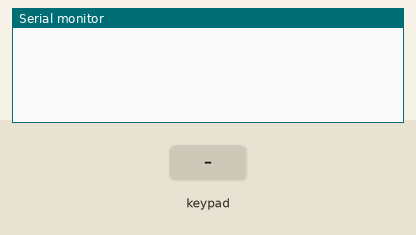
The sketch below on a simulated Arduino Uno, built with avr-gcc and run on an emulated ATmega328P. Shown: the last lines printed to the serial monitor. The inputs (shaded band) are chosen by the test bench.

Above: at 1.2 s.
1.3 s: key '1' pressed
At 1.7 s:
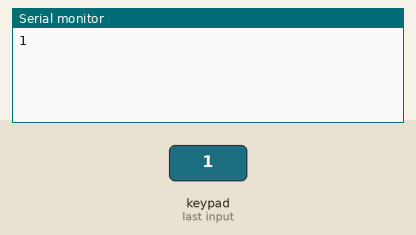
2.8 s: keypad keys 1 2 # pressed 0.4 s apart
At 4.7 s:
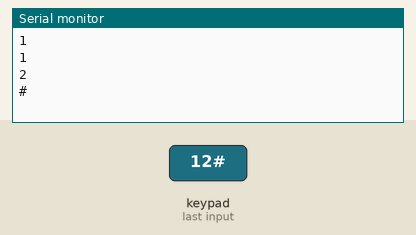
5.5 s: key 'A' pressed
At 6.1 s:
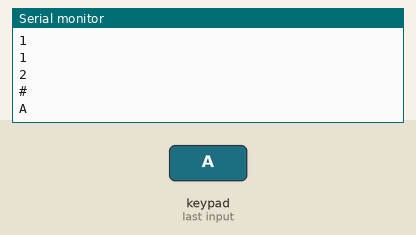
7.0 s: keypad keys 1 2 * pressed 0.4 s apart
At 9.0 s:
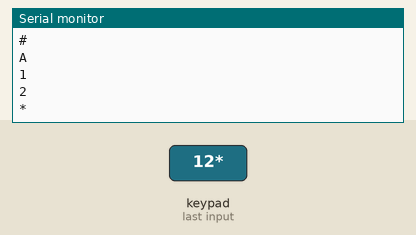
9.7 s: key 'B' pressed
At 10.7 s:
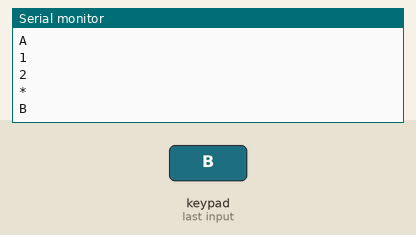
11.2 s: keypad keys 1 2 D pressed 0.4 s apart
At 12.5 s:
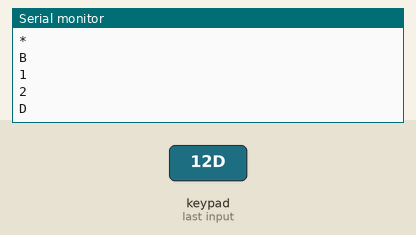

The sketch:

keypad.ino
```cpp
#include "Keypad.h"

//keypad setup
const byte rows = 4;
const byte cols = 4;
char keys[rows][cols] = {
  {'1', '2', '3', 'A'},
  {'4', '5', '6', 'B'},
  {'7', '8', '9', 'C'},
  {'*', '0', '#', 'D'}
};
byte rowPins[rows] {49, 48, 47, 46};
byte colPins[cols] {53, 52, 51, 50};
Keypad keypad1 = Keypad( makeKeymap(keys), rowPins, colPins, rows, cols);

void setup() {
  Serial.begin(9600);
}

void loop() {

  //checking for pressed key
  char key = keypad1.getKey();

  if (key) {
    Serial.println(key);
  }


}
```

Measured:
- after the input at 1.3 s, the serial monitor: prints a new line at once (image 1)
- after the input at 2.8 s, the serial monitor: prints a new line after 0.41 s (image 2)
- after the input at 5.5 s, the serial monitor: prints a new line at once (image 3)
- after the input at 7.0 s, the serial monitor: prints a new line at once (image 4)
- after the input at 9.7 s, the serial monitor: prints a new line at once (image 5)
- after the input at 11.2 s, the serial monitor: prints a new line at once (image 6)
